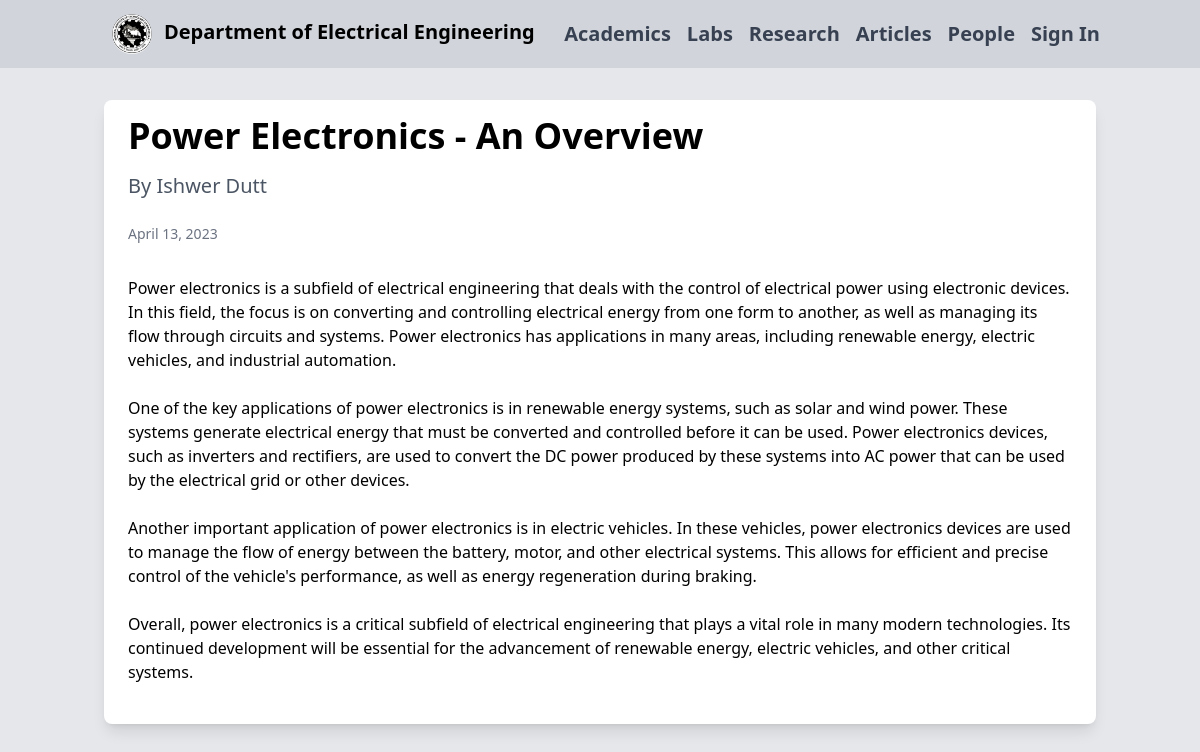
/1/, run on the app's committed database.
### ele/models.py (models this page shows, shortened)
class Post(models.Model):
    title = models.CharField(max_length=100)
    short_description= models.CharField(max_length=100,default="no short description available", blank=True)
    content = RichTextField(blank=True, null=True)
    author = models.ForeignKey(CustomUser, on_delete=models.CASCADE)
    document = models.FileField(upload_to='documents/', null=True, blank=True)
    created_at = models.DateTimeField(default=timezone.now)
    views = models.PositiveIntegerField(default=0)

class CustomUser(AbstractUser):
    role = models.CharField(choices=[(choice.value, choice.value) for choice in RoleChoices], max_length=10, null = True)
    bio = models.TextField(max_length=10000, null = True)
    name = models.TextField(max_length=30, null = True)
    company = models.TextField(null=True, blank=True)
    subjects = models.CharField(max_length=50, null = True, blank=True)
    profile_image = models.ImageField(upload_to="images/", null=True, blank=True)

### ele/views.py (the view)
# urls.py: path('<int:pk>/', PostDetailView.as_view(), name='post_detail'),
class PostDetailView(DetailView):
    model = Post
    template_name = 'ele/post_detail.html'

### ele/templates/ele/post_detail.html (shortened to what this page needs)
{% extends 'ele/base.html' %}
{% block content %}
  <div class="container mx-auto py-8">
    <div class="flex flex-wrap items-start mb-8">
      <div class="w-full lg:w-full px-4 mb-8">
        <div class="bg-white rounded-lg shadow-lg overflow-hidden">
          <div class="px-6 py-4">
            <h1 class="text-4xl font-bold mb-4">{{ object.title }}</h1>
            <div class="flex items-center mb-4">
              <div>
                <p class="text-xl font-medium text-gray-600 mb-2">By {{ post.author.name }}</p>
              </div>
            </div>
            <p class="text-gray-500 text-sm mb-4">{{ object.created_at|date:"F d, Y" }}</p>
          </div>
          <div class="prose max-w-none px-6 pb-4">{% autoescape off %}{{ object.content }}{% endautoescape %}</div>
        </div>
      </div>
        </div>
      </div>
{% endblock %}

### data on the page
Post: title "Power Electronics - An Overview", author.name "Ishwer Dutt", created_at "April 13, 2023", content "Power electronics is a subfield of electrical engineering that deals with the control of electrical power using electronic devices. In this field, the focus is on converting and controlling electrical energy from one form to another, as well as managing its flow through circuits and systems. Power electronics has applications in many areas, including renewable energy, electric vehicles, and industrial automation. One of the key applications of power electronics is in renewable energy systems, such as solar and wind power. These systems generate electrical energy that must be converted and controlled before it can be used. Power electronics devices, such as inverters and rectifiers, are used…"
